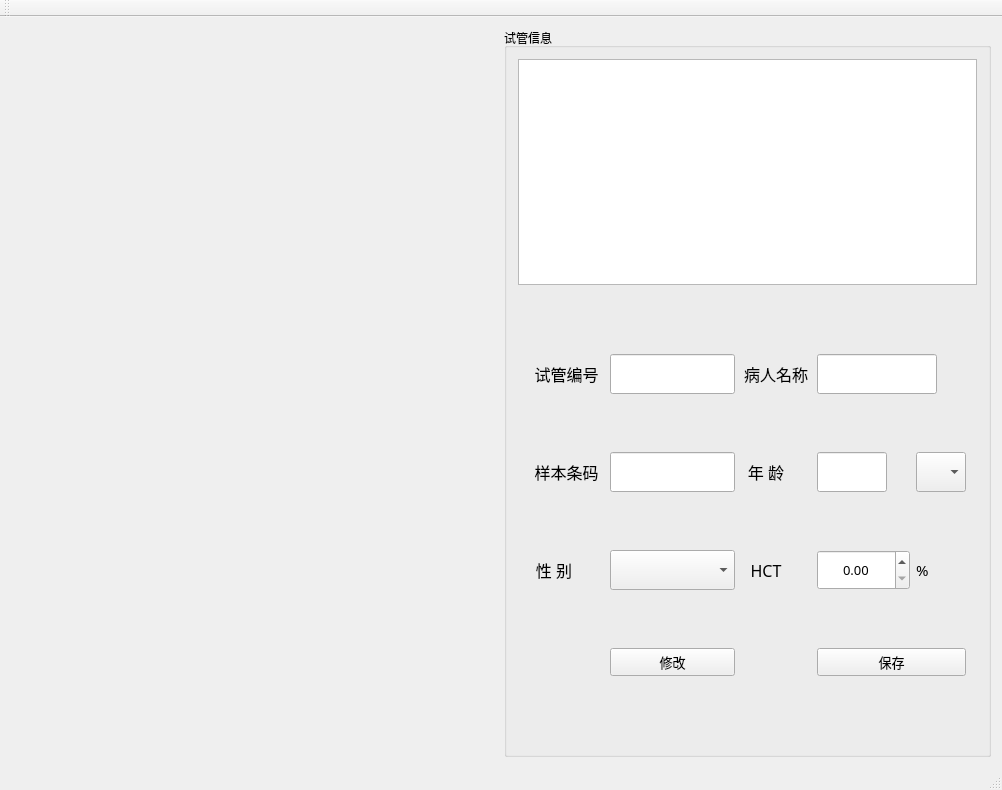
<?xml version="1.0" encoding="UTF-8"?>
<ui version="4.0">
 <class>DiskToolClass</class>
 <widget class="QMainWindow" name="DiskToolClass">
  <property name="geometry">
   <rect>
    <x>0</x>
    <y>0</y>
    <width>1002</width>
    <height>790</height>
   </rect>
  </property>
  <property name="windowTitle">
   <string>DiskTool</string>
  </property>
  <widget class="QWidget" name="centralWidget">
   <layout class="QGridLayout" name="gridLayout_4" columnstretch="1,1" columnminimumwidth="1,1">
    <item row="0" column="0">
     <widget class="DiskItemView" name="widget_Diskview" native="true"/>
    </item>
    <item row="0" column="1">
     <widget class="QGroupBox" name="groupBox">
      <property name="title">
       <string>试管信息</string>
      </property>
      <layout class="QGridLayout" name="gridLayout_2" rowstretch="1,2" rowminimumheight="1,2">
       <item row="0" column="0">
        <widget class="QTableWidget" name="tableWidget_Sample"/>
       </item>
       <item row="1" column="0">
        <widget class="QWidget" name="widget_sampleinfo" native="true">
         <property name="sizePolicy">
          <sizepolicy hsizetype="Preferred" vsizetype="Preferred">
           <horstretch>0</horstretch>
           <verstretch>0</verstretch>
          </sizepolicy>
         </property>
         <property name="minimumSize">
          <size>
           <width>0</width>
           <height>80</height>
          </size>
         </property>
         <property name="maximumSize">
          <size>
           <width>16777215</width>
           <height>16777215</height>
          </size>
         </property>
         <property name="font">
          <font>
           <family>微软雅黑</family>
           <pointsize>10</pointsize>
          </font>
         </property>
         <layout class="QGridLayout" name="gridLayout">
          <item row="0" column="0">
           <widget class="QLabel" name="label_19">
            <property name="minimumSize">
             <size>
              <width>60</width>
              <height>0</height>
             </size>
            </property>
            <property name="font">
             <font>
              <pointsize>12</pointsize>
             </font>
            </property>
            <property name="text">
             <string>试管编号</string>
            </property>
            <property name="alignment">
             <set>Qt::AlignCenter</set>
            </property>
           </widget>
          </item>
          <item row="0" column="1">
           <widget class="QLineEdit" name="edtSampleNo">
            <property name="minimumSize">
             <size>
              <width>80</width>
              <height>40</height>
             </size>
            </property>
            <property name="maximumSize">
             <size>
              <width>150</width>
              <height>40</height>
             </size>
            </property>
            <property name="text">
             <string/>
            </property>
            <property name="maxLength">
             <number>10</number>
            </property>
            <property name="echoMode">
             <enum>QLineEdit::Normal</enum>
            </property>
            <property name="alignment">
             <set>Qt::AlignCenter</set>
            </property>
           </widget>
          </item>
          <item row="0" column="2">
           <widget class="QLabel" name="label_2">
            <property name="minimumSize">
             <size>
              <width>70</width>
              <height>0</height>
             </size>
            </property>
            <property name="font">
             <font>
              <pointsize>12</pointsize>
             </font>
            </property>
            <property name="text">
             <string>病人名称</string>
            </property>
            <property name="alignment">
             <set>Qt::AlignCenter</set>
            </property>
           </widget>
          </item>
          <item row="0" column="3" colspan="2">
           <widget class="QLineEdit" name="edtPatientName">
            <property name="sizePolicy">
             <sizepolicy hsizetype="Preferred" vsizetype="Fixed">
              <horstretch>0</horstretch>
              <verstretch>0</verstretch>
             </sizepolicy>
            </property>
            <property name="minimumSize">
             <size>
              <width>120</width>
              <height>40</height>
             </size>
            </property>
            <property name="maximumSize">
             <size>
              <width>120</width>
              <height>40</height>
             </size>
            </property>
            <property name="maxLength">
             <number>20</number>
            </property>
            <property name="alignment">
             <set>Qt::AlignCenter</set>
            </property>
           </widget>
          </item>
          <item row="1" column="0">
           <widget class="QLabel" name="label_3">
            <property name="minimumSize">
             <size>
              <width>75</width>
              <height>0</height>
             </size>
            </property>
            <property name="maximumSize">
             <size>
              <width>150</width>
              <height>16777215</height>
             </size>
            </property>
            <property name="font">
             <font>
              <pointsize>12</pointsize>
             </font>
            </property>
            <property name="text">
             <string>样本条码</string>
            </property>
            <property name="alignment">
             <set>Qt::AlignCenter</set>
            </property>
           </widget>
          </item>
          <item row="1" column="1">
           <widget class="QLineEdit" name="edtBarcode">
            <property name="minimumSize">
             <size>
              <width>80</width>
              <height>40</height>
             </size>
            </property>
            <property name="maximumSize">
             <size>
              <width>160</width>
              <height>40</height>
             </size>
            </property>
            <property name="text">
             <string/>
            </property>
            <property name="maxLength">
             <number>20</number>
            </property>
            <property name="alignment">
             <set>Qt::AlignCenter</set>
            </property>
           </widget>
          </item>
          <item row="1" column="2">
           <widget class="QLabel" name="label_5">
            <property name="minimumSize">
             <size>
              <width>50</width>
              <height>0</height>
             </size>
            </property>
            <property name="maximumSize">
             <size>
              <width>50</width>
              <height>16777215</height>
             </size>
            </property>
            <property name="font">
             <font>
              <pointsize>12</pointsize>
             </font>
            </property>
            <property name="text">
             <string>年 龄</string>
            </property>
            <property name="alignment">
             <set>Qt::AlignCenter</set>
            </property>
           </widget>
          </item>
          <item row="1" column="3">
           <widget class="QLineEdit" name="edtAge">
            <property name="minimumSize">
             <size>
              <width>60</width>
              <height>40</height>
             </size>
            </property>
            <property name="maximumSize">
             <size>
              <width>70</width>
              <height>40</height>
             </size>
            </property>
            <property name="text">
             <string/>
            </property>
            <property name="maxLength">
             <number>3</number>
            </property>
            <property name="alignment">
             <set>Qt::AlignCenter</set>
            </property>
           </widget>
          </item>
          <item row="1" column="4">
           <widget class="QComboBox" name="cbxAgeUnit">
            <property name="sizePolicy">
             <sizepolicy hsizetype="Fixed" vsizetype="Fixed">
              <horstretch>0</horstretch>
              <verstretch>0</verstretch>
             </sizepolicy>
            </property>
            <property name="minimumSize">
             <size>
              <width>50</width>
              <height>40</height>
             </size>
            </property>
            <property name="maximumSize">
             <size>
              <width>50</width>
              <height>40</height>
             </size>
            </property>
           </widget>
          </item>
          <item row="2" column="0">
           <widget class="QLabel" name="label_4">
            <property name="minimumSize">
             <size>
              <width>50</width>
              <height>0</height>
             </size>
            </property>
            <property name="maximumSize">
             <size>
              <width>50</width>
              <height>16777215</height>
             </size>
            </property>
            <property name="font">
             <font>
              <pointsize>12</pointsize>
             </font>
            </property>
            <property name="text">
             <string>性 别</string>
            </property>
            <property name="alignment">
             <set>Qt::AlignCenter</set>
            </property>
           </widget>
          </item>
          <item row="2" column="1">
           <widget class="QComboBox" name="cbxGender">
            <property name="minimumSize">
             <size>
              <width>80</width>
              <height>40</height>
             </size>
            </property>
            <property name="maximumSize">
             <size>
              <width>16777215</width>
              <height>40</height>
             </size>
            </property>
            <property name="maxCount">
             <number>150</number>
            </property>
           </widget>
          </item>
          <item row="2" column="2">
           <widget class="QLabel" name="label_7">
            <property name="minimumSize">
             <size>
              <width>50</width>
              <height>0</height>
             </size>
            </property>
            <property name="maximumSize">
             <size>
              <width>50</width>
              <height>16777215</height>
             </size>
            </property>
            <property name="font">
             <font>
              <pointsize>12</pointsize>
             </font>
            </property>
            <property name="text">
             <string>HCT</string>
            </property>
            <property name="alignment">
             <set>Qt::AlignCenter</set>
            </property>
           </widget>
          </item>
          <item row="2" column="3">
           <widget class="QDoubleSpinBox" name="spinBoxPcv">
            <property name="enabled">
             <bool>true</bool>
            </property>
            <property name="sizePolicy">
             <sizepolicy hsizetype="Expanding" vsizetype="Fixed">
              <horstretch>0</horstretch>
              <verstretch>0</verstretch>
             </sizepolicy>
            </property>
            <property name="minimumSize">
             <size>
              <width>0</width>
              <height>40</height>
             </size>
            </property>
            <property name="maximumSize">
             <size>
              <width>16777215</width>
              <height>40</height>
             </size>
            </property>
            <property name="alignment">
             <set>Qt::AlignCenter</set>
            </property>
            <property name="accelerated">
             <bool>false</bool>
            </property>
            <property name="showGroupSeparator" stdset="0">
             <bool>false</bool>
            </property>
           </widget>
          </item>
          <item row="2" column="4">
           <widget class="QLabel" name="label_8">
            <property name="sizePolicy">
             <sizepolicy hsizetype="Fixed" vsizetype="Preferred">
              <horstretch>0</horstretch>
              <verstretch>0</verstretch>
             </sizepolicy>
            </property>
            <property name="font">
             <font>
              <pointsize>11</pointsize>
             </font>
            </property>
            <property name="text">
             <string>%</string>
            </property>
           </widget>
          </item>
          <item row="3" column="1">
           <widget class="QPushButton" name="btnmodif">
            <property name="text">
             <string>修改</string>
            </property>
           </widget>
          </item>
          <item row="3" column="3" colspan="2">
           <widget class="QPushButton" name="btnsave">
            <property name="text">
             <string>保存</string>
            </property>
           </widget>
          </item>
         </layout>
        </widget>
       </item>
      </layout>
     </widget>
    </item>
   </layout>
  </widget>
  <widget class="QMenuBar" name="menuBar">
   <property name="geometry">
    <rect>
     <x>0</x>
     <y>0</y>
     <width>1002</width>
     <height>23</height>
    </rect>
   </property>
  </widget>
  <widget class="QToolBar" name="mainToolBar">
   <attribute name="toolBarArea">
    <enum>TopToolBarArea</enum>
   </attribute>
   <attribute name="toolBarBreak">
    <bool>false</bool>
   </attribute>
  </widget>
  <widget class="QStatusBar" name="statusBar"/>
 </widget>
 <layoutdefault spacing="6" margin="11"/>
 <customwidgets>
  <customwidget>
   <class>DiskItemView</class>
   <extends>QWidget</extends>
   <header>DiskItemView.h</header>
   <container>1</container>
  </customwidget>
 </customwidgets>
 <resources>
  <include location="DiskTool.qrc"/>
 </resources>
 <connections/>
</ui>
